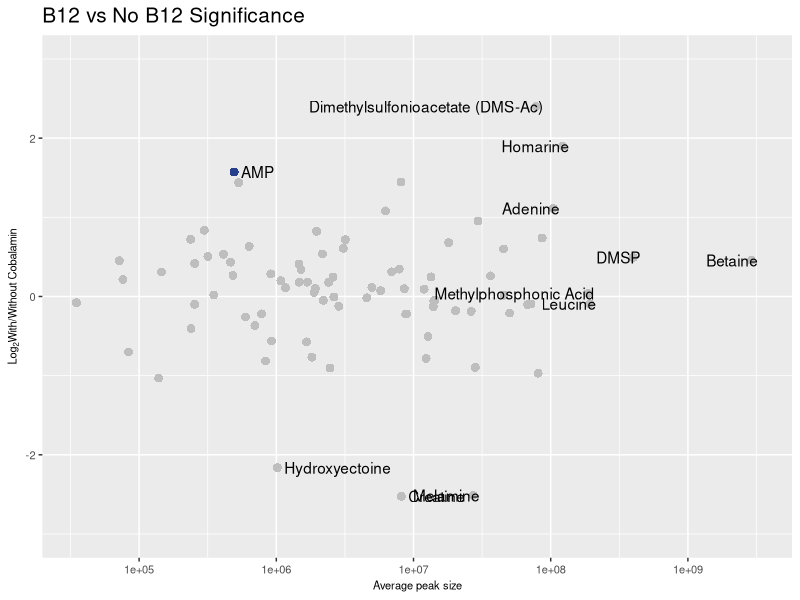
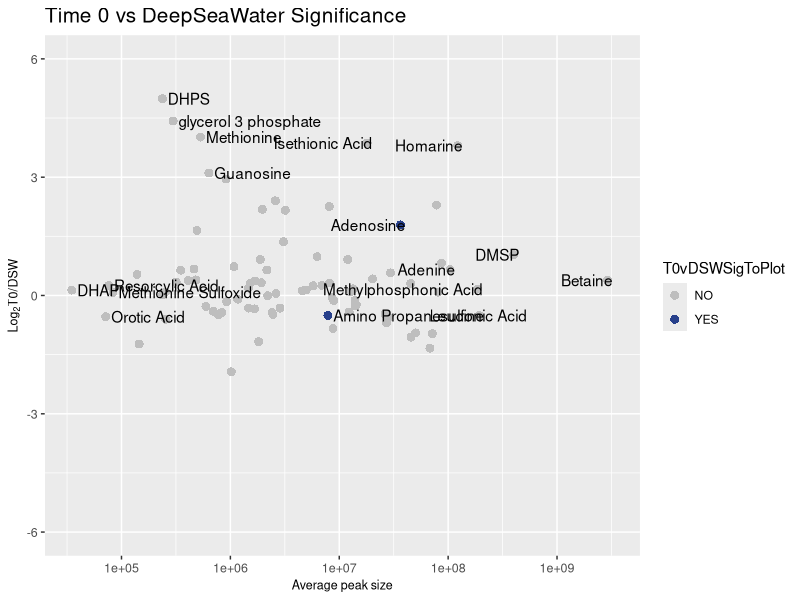
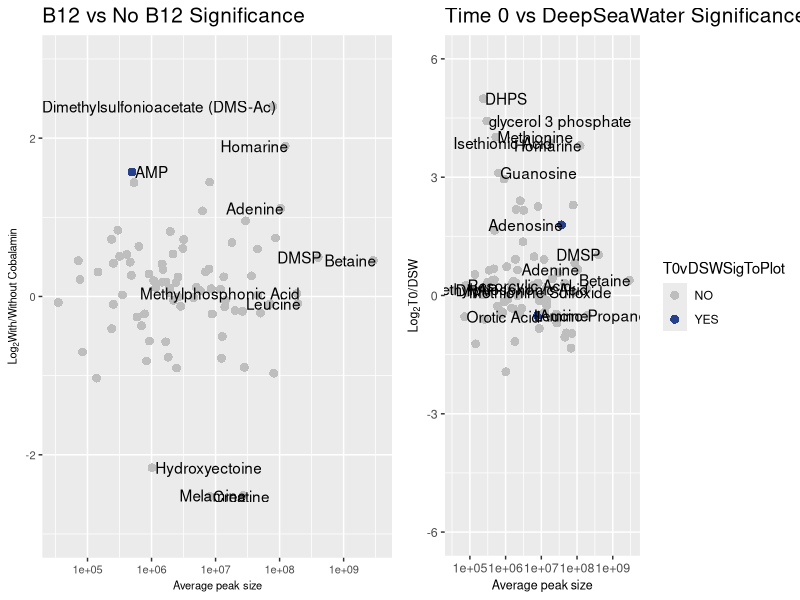

These charts were generated, in order, by the following R code:
library(tidyverse)
library(gridExtra) 

# Get wide data with stats
mydatAll <- read.csv("data_processed/WBMISd_wStats.csv")

allSigs <- mydatAll %>%
  select(Mass.Feature, contains("Sig"))

# B12
YestoSig <- allSigs %>%
  filter(B12vnoB12Sig == "TRUE") %>%
  mutate(B12SigToPlot = "YES")

NotoSig <- allSigs %>%
  filter(!Mass.Feature %in% YestoSig$Mass.Feature) %>%
  mutate(B12SigToPlot = "NO")

B12SigToPlot <- rbind(YestoSig, NotoSig)

# DMB
YestoSig <- allSigs %>%
  filter(DMBvnoDMBSig == "TRUE") %>%
  mutate(DMBvnoDMBSig = "YES")

NotoSig <- allSigs %>%
  filter(!Mass.Feature %in% YestoSig$Mass.Feature) %>%
  mutate(DMBSigToPlot = "NO")

DMBSigToPlot <- rbind(YestoSig, NotoSig)

# T0 v TFinal
YestoSig <- allSigs %>%
  filter(T0vTFSig == "TRUE") %>%
  mutate(T0vTFSigToPlot = "YES")

NotoSig <- allSigs %>%
  filter(!Mass.Feature %in% YestoSig$Mass.Feature) %>%
  mutate(T0vTFSigToPlot = "NO")

T0vTFSigToPlot <- rbind(YestoSig, NotoSig)

# T0 v Deep Sea Water
YestoSig <- allSigs %>%
  filter(T0vDSWSig == "TRUE") %>%
  mutate(T0vDSWSigToPlot = "YES")

NotoSig <- allSigs %>%
  filter(!Mass.Feature %in% YestoSig$Mass.Feature) %>%
  mutate(T0vDSWSigToPlot = "NO")

T0vDSWSigToPlot <- rbind(YestoSig, NotoSig)

mydatAll <- mydatAll %>% left_join(B12SigToPlot) %>% left_join(DMBSigToPlot) %>% left_join(T0vTFSigToPlot) %>% left_join(T0vDSWSigToPlot)


# B12 vs no B12 significance
a <- ggplot(mydatAll, aes(x = AveSmp, y = -1*(WvnoB12_FC), fill = B12SigToPlot, #alpha = B12SigToPlot
                             label = Mass.Feature)) +
  geom_point(size = 3, shape = 21, stroke=0) +  
  scale_fill_manual(values =c("grey", "royalblue4", "lightskyblue3")) +
  scale_alpha_manual(values =c(1, 0.5, 0.7)) +
  scale_x_log10() +
  ggtitle("B12 vs No B12 Significance") +
  theme(plot.title = element_text(size = 15),
        legend.position="left",
        axis.title.x=element_text(size=8),
        axis.title.y=element_text(size=8),
        axis.text=element_text(size=8)) +
  labs(x="Average peak size", y=expression(paste(Log[2], "With/Without Cobalamin", sep = ""))) +
  theme(legend.position="none") +
  scale_y_continuous(limits=c(-3, 3)) +
  geom_text(data = subset(mydatAll, B12SigToPlot == "YES" | AveSmp > 100000000 | (-1*(WvnoB12_FC) > 2) | (-1*(WvnoB12_FC) < -2)), 
                          hjust = "inward", nudge_x = 0.05)
a


# Time 0 vs DSW significance
b <- ggplot(mydatAll, aes(x = AveSmp, y = -1*(T0vDSW_FC), fill = T0vDSWSigToPlot, # alpha = T0vDSWSigToPlot, 
                             label = Mass.Feature)) +
  geom_point(size = 3, shape = 21, stroke=0) +  
  scale_fill_manual(values = c("grey", "royalblue4")) +
  scale_alpha_manual(values = c(1, 0.5)) +
  scale_x_log10() +
  ggtitle("Time 0 vs DeepSeaWater Significance") +
  theme(plot.title = element_text(size = 15),
        legend.position="none",
        axis.title.y=element_text(size=9),
        axis.title.x=element_text(size=9),
        axis.text=element_text(size=9)) +
  labs(x="Average peak size") +
  labs(x="Average peak size",y=expression(paste(Log[2], "T0/DSW", sep = ""))) +
  theme(legend.position="right") +
  scale_y_continuous(limits=c(-6, 6)) +
  geom_text(data = subset(mydatAll, T0vDSWSigToPlot == "YES" | AveSmp > 100000000 | AveSmp < 100000 | (-1*(T0vDSW_FC) > 3)),
            hjust = "inward", nudge_x = 0.05) 
b


require(gridExtra)
grid.arrange(a, b, ncol=2)


